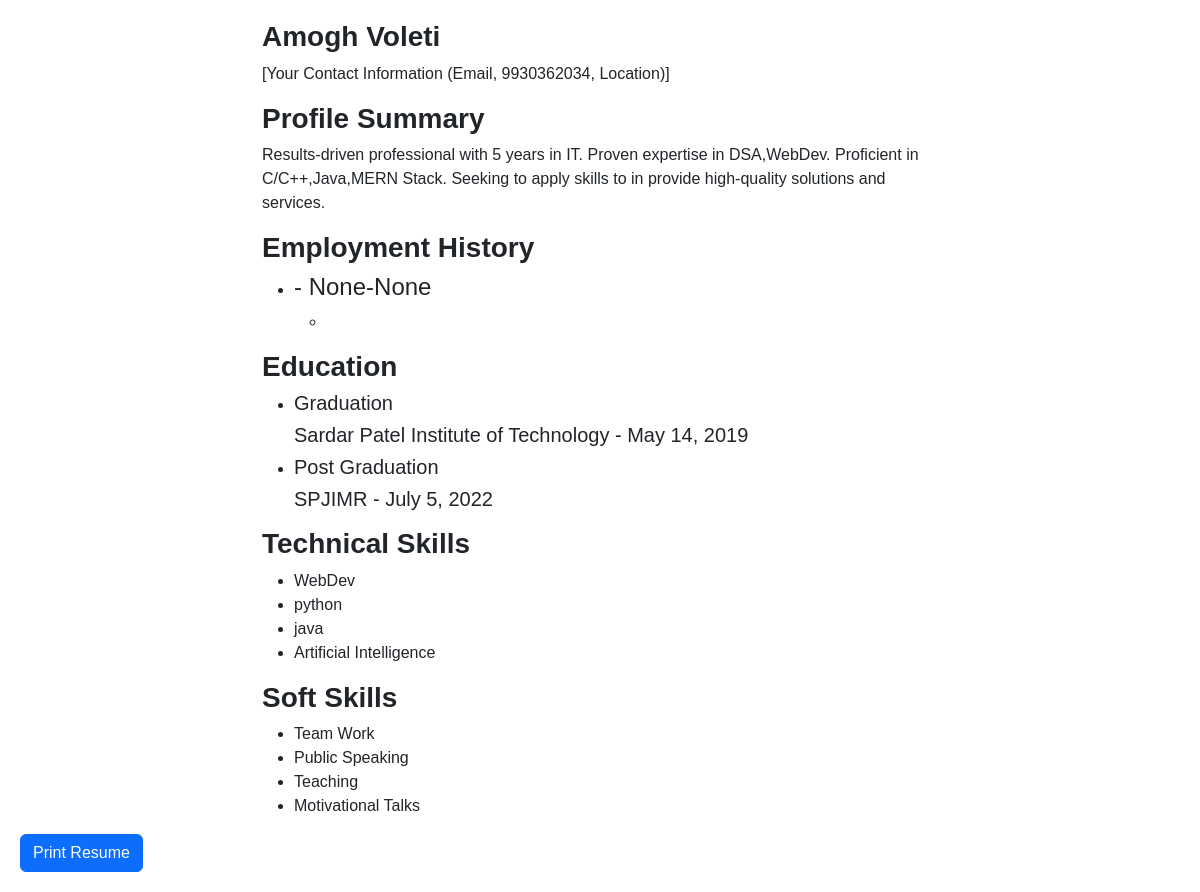
The app's page /resumes/52000fec-44b6-4839-a622-90288e0dc5bf, older data.
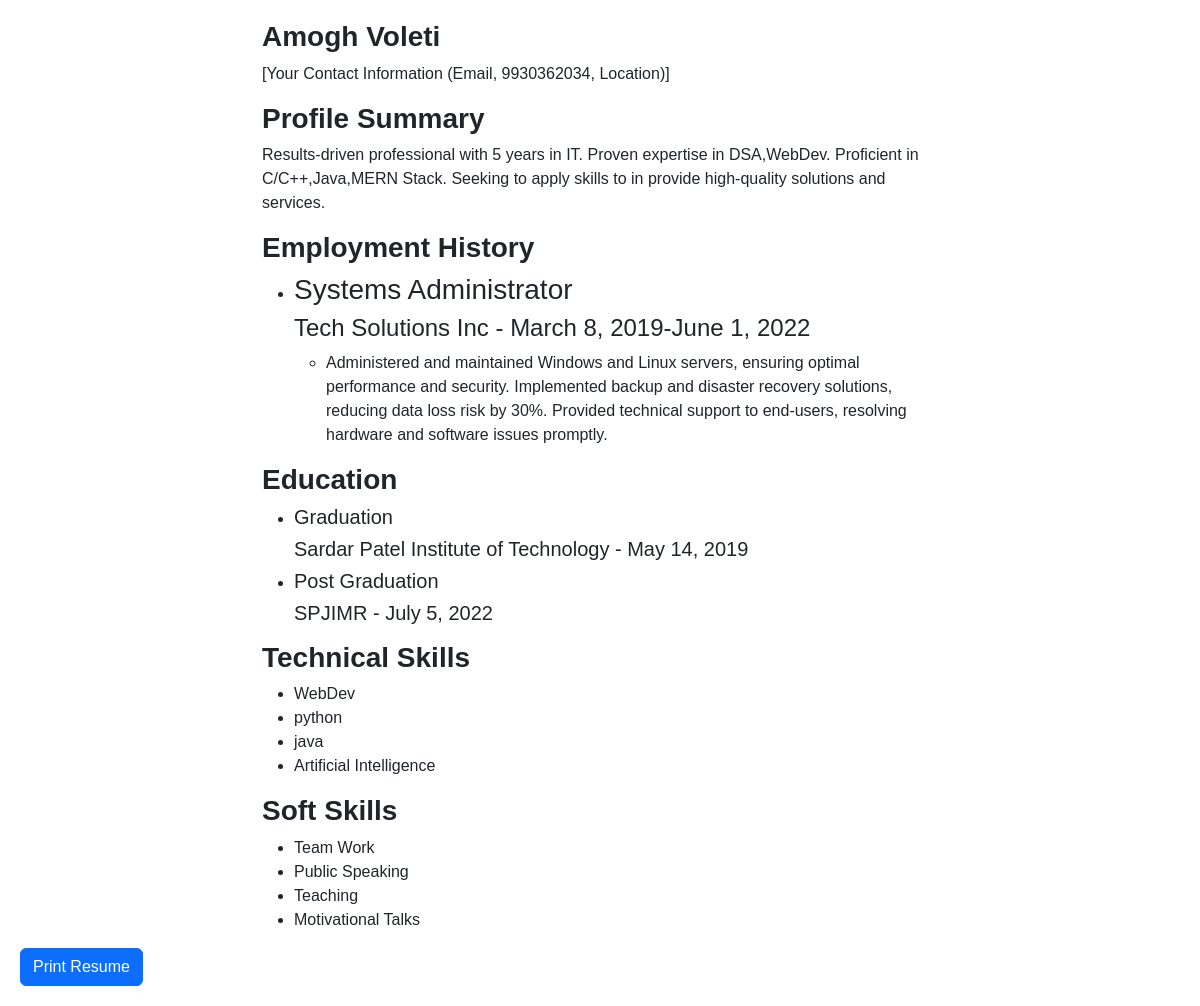
The same page, newer data.
### resumes/models.py (models this page shows, shortened)
class Resume(models.Model):
    profile = models.ForeignKey(Profile, on_delete=models.CASCADE,null=True)
    unique_id = models.UUIDField(default=uuid.uuid4, editable=False, unique=True)
    name = models.CharField(verbose_name='name', max_length=100, blank=True)
    candidate = models.ForeignKey(User, verbose_name='Candidate', on_delete=models.SET_NULL, blank=True, null=True)
    slug = models.SlugField(verbose_name='slug', null=True, blank=True)
    description = models.TextField(verbose_name='Description', null=True, blank=True)
    summary = models.TextField(verbose_name='Summary', null=True, blank=True)
    education = models.PositiveSmallIntegerField('Educational qualifications (recent N, 0 for none)', default=0)
    include_address = models.BooleanField(verbose_name='Include Address', default=True)
    include_contact_number = models.BooleanField(verbose_name='Include Contact Number', default=True)
    include_email_id = models.BooleanField(verbose_name='Include Email ID', default=True)
    target_company = models.ManyToManyField(Company, verbose_name='Target Companies')
    technical_skills = models.ManyToManyField(TechnicalSkill, verbose_name='Technical Skills', blank=True)
    soft_skills = models.ManyToManyField(SoftSkill, verbose_name='Soft Skills', blank=True)

### profiles/models.py (models this page shows, shortened)
class Profile(models.Model):
    unique_id = models.UUIDField(default=uuid.uuid4, editable=False, unique=True)
    user = models.OneToOneField(User, on_delete=models.CASCADE, null=True)
    full_name = models.CharField(max_length=100, blank=True)
    contact_number = models.CharField(verbose_name='Contact Number', max_length=20, blank=True)
    bio = models.TextField(max_length=500, blank=True)
    address = models.CharField(max_length=100, blank=True)
    birth_date = models.DateField(null=True, blank=True)
    email = models.EmailField(null=True, blank=True)
    linkedin_url = models.URLField(max_length=200, blank=True)  # LinkedIn URL
    instagram_url = models.URLField(max_length=200, blank=True)  # Instagram URL
    facebook_url = models.URLField(max_length=200, blank=True) # Facebook URL
    job_title = models.CharField(max_length=100, blank=True)
    previous_company = models.CharField(max_length=100, blank=True)
    start_date = models.DateField(null=True, blank=True)
    end_date = models.DateField(null=True, blank=True)
    key_responsibilities = models.TextField(blank=True)

### resumes/views.py (the view)
# urls.py: path('<slug>', views.resume, name='resume'),
def resume(request, slug):
    resume = get_object_or_404(Resume, slug=slug) # Fetch the profile based on the user's username
    edu_qualifications = Education.objects.filter(candidate=resume.candidate)
    t_skills=TechnicalSkill.objects.filter(candidate=resume.candidate)
    s_skills=SoftSkill.objects.filter(candidate=resume.candidate)
    for edu in edu_qualifications:
        print(edu)
    for t in t_skills:
        print(t)
    for s in s_skills:
        print(s)
    context = {
        'resume': resume,
        'edu_qualifications':edu_qualifications,
        't_skills':t_skills,
        's_skills':s_skills,
    }
    return render(request, 'resumes/resume.html', context)

### qualities/models.py (called while the page is built)
    def __str__(self):
        return f'{self.education_level}-{self.institute}'

    def __str__(self):
        return f'{self.name} - Technical Skill'

    def __str__(self):
        return f'{self.name} - Soft Skill'

### frontend/templates/resumes/resume.html (shortened to what this page needs)
<!DOCTYPE html>
<html lang="en">
<head>
  <link rel="stylesheet" href="https://cdn.jsdelivr.net/npm/bootstrap@5.2.2/dist/css/bootstrap.min.css">
</head>
<body>
  <div class="container">
    <h3><strong>{{ resume.candidate.profile.full_name }}</strong></h3>
    <p>[Your Contact Information (Email, {{resume.candidate.profile.contact_number}}, Location)]</p>
    <h3><strong>Profile Summary</strong></h3>
    <p>{{resume.summary}}</p>
    <h3><strong>Employment History</strong></h3>
    <ul>
      <li>
        <h3>{{resume.candidate.profile.job_title}}</h3>
        <h4>{{resume.candidate.profile.previous_company}} - {{resume.candidate.profile.start_date}}-{{resume.candidate.profile.end_date}}</h4>
        <ul>
          <li>{{resume.candidate.profile.key_responsibilities}}</li>
        </ul>
      </li>
    </ul>
    <h3><strong>Education</strong></h3>
    <ul>
      {% for edu in edu_qualifications %}
      <li>
        <h5>{{edu.education_level}}</h5>
        <h5>{{edu.institute}} - {{edu.date_of_passing}}</h5>
      </li>
      {% endfor %}
    </ul>
    <h3><strong>Technical Skills</strong></h3>
    <ul>
      {% for t in t_skills %}
      <li>{{ t.name }}</li>
      {% endfor %}
    </ul>
    <h3><strong>Soft Skills</strong></h3>
    <ul>
      {% for s in s_skills %}
      <li>{{ s.name }}</li>
      {% endfor %}
    </ul>
  </div>
  <button onclick="window.print()" class="btn btn-primary">Print Resume</button>
</body>
</html>

Row changes from the older to the newer data that the page shows:
changed through a linked row, Resume "Amogh Voleti": candidate.profile.job_title (not shown) → "Systems Administrator"; candidate.profile.previous_company (not shown) → "Tech Solutions Inc"; candidate.profile.start_date "None" → "March 8, 2019"; candidate.profile.end_date "None" → "June 1, 2022"; candidate.profile.key_responsibilities (not shown) → "Administered and maintained Windows and Linux servers, ensuring optimal performance and security. Implemented backup and disaster recovery solutions, reducing data loss risk by 30%. Provided technical support to end-users, resolving hardware and software issues promptly."
